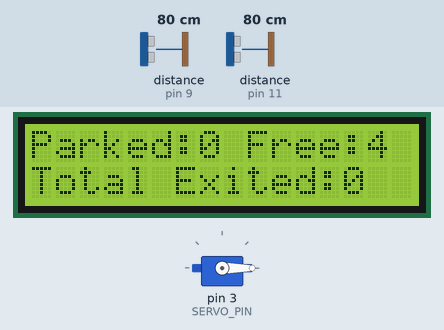
Bench run of a sketch on a simulated Arduino Uno, built with avr-gcc and run on an emulated ATmega328P. Parts: servo, 16×2 character LCD. Wiring (inferred from the names in the program): 2 × ultrasonic range finder: trigger pin 8, echo pin 9 / trigger pin 10, echo pin 11. The inputs (shaded band) are chosen by the test bench; at power-on: distance to the obstacle (sensors on pin 9, pin 11) 80 cm. The echo pulse lasts 58.3 µs per cm.

Above: at 3.2 s.
3.3 s: distance to the obstacle (sensor on pin 9) set to 14 cm
4.8 s: distance to the obstacle (sensor on pin 9) set to 10 cm
At 5.9 s:
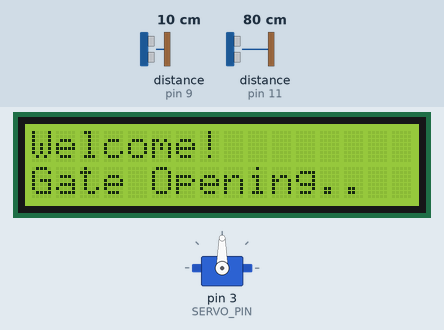
At 8.09 s:
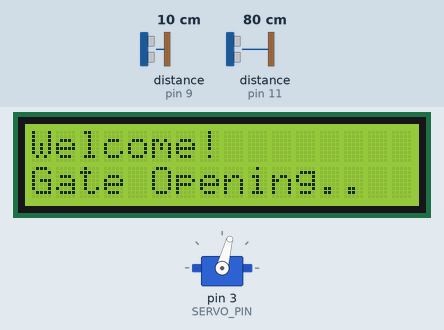
11.8 s: distance to the obstacle (sensor on pin 11) set to 4 cm
At 12.5 s:
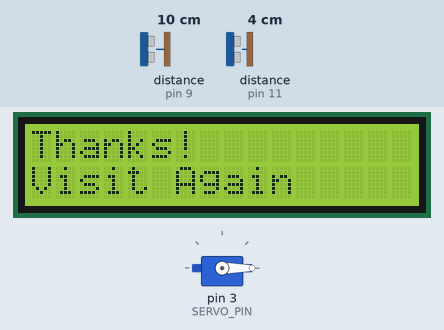
Timing chart, 0 to 14.6 s (numbered marks = the images above; inputs shaded):
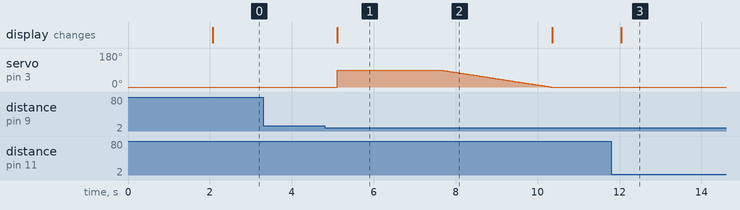

Measured:
- the behaviour switches between 12 and 11 cm on distance to the obstacle (sensor on pin 9) (found by bisection; images 0 and 1)
- after the input at 3.3 s, every drawn part: stays the same
- after the input at 4.8 s, the display: changes after 0.31 s (image 1)
- after the input at 11.8 s, the display: changes after 0.25 s (image 3)

The sketch:

smart_parking_system.ino
```cpp
/*
  ===========================================================
   SMART CAR PARKING SYSTEM - Arduino UNO
  ===========================================================
  Features:
  - Entry Gate  : Ultrasonic Sensor + Servo Barrier
      -> Triggers immediately upon vehicle detection and displays "Welcome".
      -> Remains open for a set duration, then slowly closes and increments parked count by +1.
  - Exit Gate   : Ultrasonic Sensor (No Servo Gate)
      -> Displays "Thanks, Visit Again" on LCD while vehicle is detected.
      -> Once vehicle moves away, decrements parked count by -1, increments total exited by +1, and updates status display.
  - 16x2 LCD    : Displays real-time status (Parked / Free / Total Exited).
  - Total Slots : 4 slots (Configurable via TOTAL_SLOTS variable).

  ---------------------- WIRING ----------------------------
  Servo Motor:
    GND -> Arduino GND     VCC -> Arduino 5V     Signal -> D3

  Ultrasonic Sensor 1 (Entry Gate):
    VCC -> 5V   GND -> GND   Trig -> D8   Echo -> D9

  Ultrasonic Sensor 2 (Exit Gate):
    VCC -> 5V   GND -> GND   Trig -> D10   Echo -> D11

  16x2 LCD (Normal 16-pin interface, without I2C):
    VSS(1)->GND   VDD(2)->5V   V0(3)->Potentiometer wiper
    RS(4)->D2     RW(5)->GND   E(6)->D4
    D4(11)->D5    D5(12)->D6   D6(13)->D7   D7(14)->D12
    A(15)->5V     K(16)->GND
  ===========================================================
*/

#include <LiquidCrystal.h>
#include <Servo.h>

// ---------------- Pin Configuration ----------------
const int ENTRY_TRIG = 8;
const int ENTRY_ECHO = 9;

const int EXIT_TRIG = 10;
const int EXIT_ECHO = 11;

const int SERVO_PIN = 3;

// LCD Pins: RS, E, D4, D5, D6, D7
LiquidCrystal lcd(2, 4, 5, 6, 7, 12);
Servo gateServo;

// Function prototype
void closeGateSlowly();

// ---------------- Parking Configuration ----------------
const int TOTAL_SLOTS = 4;
int carsParked  = 0;
int totalExited = 0;

const int GATE_CLOSED = 0;
const int GATE_OPEN   = 90;
const int HOLD_TIME   = 2500;    // Gate open duration (ms)

// Distance threshold for vehicle detection (in cm)
const int DETECTION_DISTANCE = 10;

// ---------------- Presence State ----------------
// true = vehicle detected in front of sensor
bool entryPresent = false;
bool exitPresent  = false;

// Debounce filtering to prevent false triggers from noise
const int CONFIRM_COUNT = 3;
int entryDetectCounter = 0, entryClearCounter = 0;
int exitDetectCounter  = 0, exitClearCounter  = 0;

void setup() {
  pinMode(ENTRY_TRIG, OUTPUT);
  pinMode(ENTRY_ECHO, INPUT);
  pinMode(EXIT_TRIG, OUTPUT);
  pinMode(EXIT_ECHO, INPUT);

  gateServo.attach(SERVO_PIN);
  gateServo.write(GATE_CLOSED);

  lcd.begin(16, 2);
  lcd.print("Smart Parking");
  lcd.setCursor(0, 1);
  lcd.print("System Ready..");
  delay(2000);

  updateStatusDisplay();
}

void loop() {
  long entryDistance = getDistance(ENTRY_TRIG, ENTRY_ECHO);
  long exitDistance  = getDistance(EXIT_TRIG, EXIT_ECHO);

  bool entryDetectedNow = (entryDistance > 0 && entryDistance <= DETECTION_DISTANCE);
  bool exitDetectedNow  = (exitDistance  > 0 && exitDistance  <= DETECTION_DISTANCE);

  handleEntrySensor(entryDetectedNow);
  handleExitSensor(exitDetectedNow);

  delay(100);   // Sensor polling interval
}

// ---------------- Entry Gate Logic ----------------
void handleEntrySensor(bool detectedNow) {
  if (detectedNow) {
    entryDetectCounter++;
    entryClearCounter = 0;
  } else {
    entryClearCounter++;
    entryDetectCounter = 0;
  }

  // Vehicle newly detected -> trigger gate action immediately
  if (!entryPresent && entryDetectCounter >= CONFIRM_COUNT) {
    entryPresent = true;   // Prevent multiple triggers for the same vehicle
    entryDetectCounter = 0;

    if (carsParked < TOTAL_SLOTS) {
      lcd.clear();
      lcd.setCursor(0, 0);
      lcd.print("Welcome!");
      lcd.setCursor(0, 1);
      lcd.print("Gate Opening..");

      gateServo.write(GATE_OPEN);
      delay(HOLD_TIME);           // Hold gate open for defined time
      closeGateSlowly();          // Smoothly close gate
      carsParked++;
    } else {
      lcd.clear();
      lcd.setCursor(0, 0);
      lcd.print("Sorry!");
      lcd.setCursor(0, 1);
      lcd.print("Parking Full");
      delay(1500);
    }

    updateStatusDisplay();
  }

  // Vehicle cleared -> reset flag for next car
  if (entryPresent && entryClearCounter >= CONFIRM_COUNT) {
    entryPresent = false;
    entryClearCounter = 0;
  }
}

// ---------------- Exit Gate Logic ----------------
void handleExitSensor(bool detectedNow) {
  if (detectedNow) {
    exitDetectCounter++;
    exitClearCounter = 0;
  } else {
    exitClearCounter++;
    exitDetectCounter = 0;
  }

  // Vehicle newly detected at exit -> display thank you message
  if (!exitPresent && exitDetectCounter >= CONFIRM_COUNT) {
    exitPresent = true;
    exitDetectCounter = 0;

    lcd.clear();
    lcd.setCursor(0, 0);
    lcd.print("Thanks!");
    lcd.setCursor(0, 1);
    lcd.print("Visit Again");
  }

  // Vehicle moved away -> update count and return to normal display
  if (exitPresent && exitClearCounter >= CONFIRM_COUNT) {
    exitPresent = false;
    exitClearCounter = 0;

    if (carsParked > 0) {
      carsParked--;
      totalExited++;
    }

    updateStatusDisplay();
  }
}

// ---------------- Slow Gate Close Function ----------------
void closeGateSlowly() {
  // Smooth transition from OPEN to CLOSED angle
  for (int pos = GATE_OPEN; pos >= GATE_CLOSED; pos--) {
    gateServo.write(pos);
    delay(30);   // Lower delay value = faster closing speed
  }
}

// ---------------- Ultrasonic Distance Function ----------------
long getDistance(int trigPin, int echoPin) {
  digitalWrite(trigPin, LOW);
  delayMicroseconds(2);
  digitalWrite(trigPin, HIGH);
  delayMicroseconds(10);
  digitalWrite(trigPin, LOW);

  long duration = pulseIn(echoPin, HIGH, 20000);  // 20ms timeout
  if (duration == 0) return -1;

  long distanceCm = duration * 0.034 / 2;
  return distanceCm;
}

// ---------------- Status Display ----------------
void updateStatusDisplay() {
  int slotsFree = TOTAL_SLOTS - carsParked;

  lcd.clear();
  lcd.setCursor(0, 0);
  lcd.print("Parked:");
  lcd.print(carsParked);
  lcd.print(" Free:");
  lcd.print(slotsFree);

  lcd.setCursor(0, 1);
  lcd.print("Total Exited:");
  lcd.print(totalExited);
}
```
